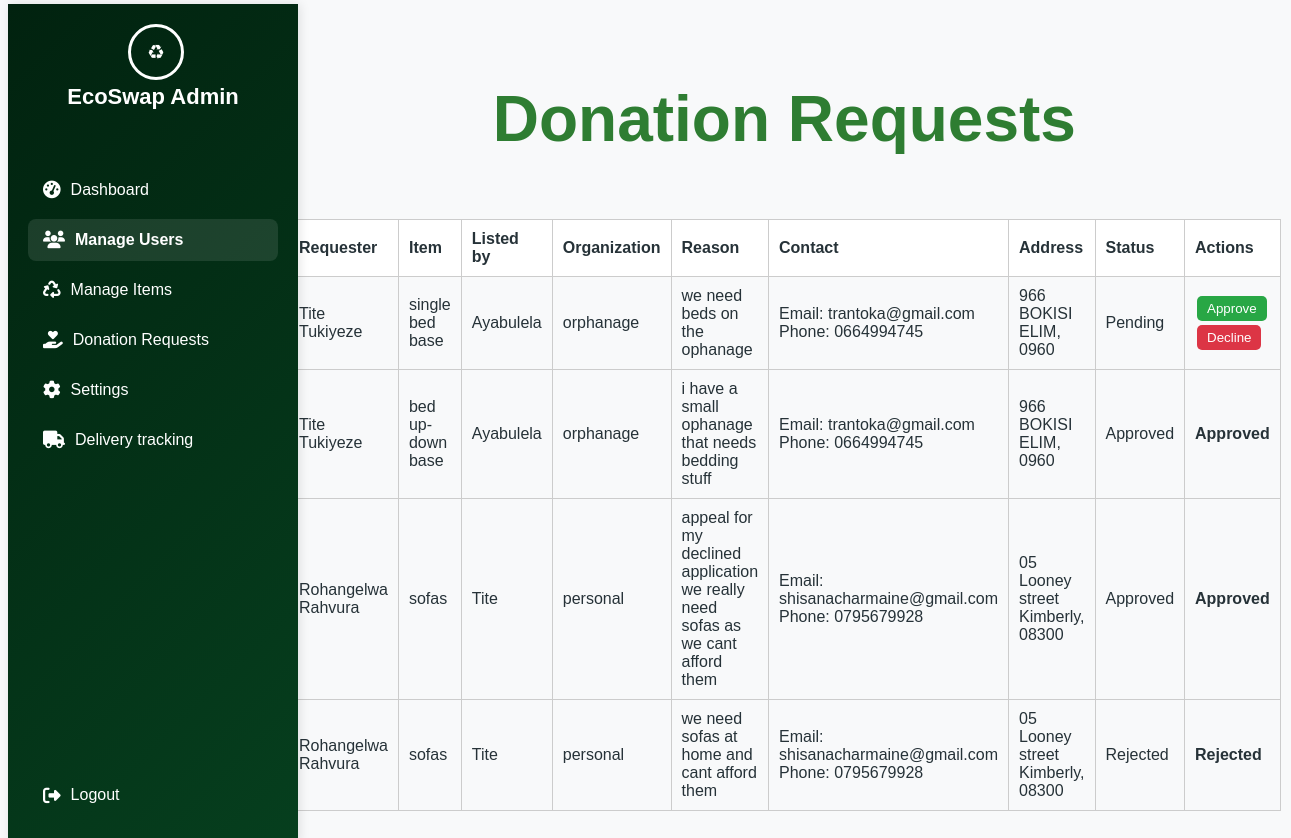
The app's page /donation_requests/ (signed in) with its own data.
### Ecoswap/models.py (models this page shows, shortened)
class DonationRequest(models.Model):
    STATUS_CHOICES = [
        ('pending', 'Pending'),
        ('approved', 'Approved'),
        ('scheduled', 'Scheduled'),
        ('rejected', 'Rejected'),
    ]
    item = models.ForeignKey(Item, on_delete=models.CASCADE)
    requester = models.ForeignKey(settings.AUTH_USER_MODEL, on_delete=models.CASCADE)
    reason = models.TextField()
    organization = models.CharField(max_length=100)
    full_name = models.CharField(max_length=100)
    phone = models.CharField(max_length=20)
    email = models.EmailField()
    address = models.CharField(max_length=255)
    city = models.CharField(max_length=100)
    postal_code = models.CharField(max_length=20)
    status = models.CharField(max_length=20, choices=STATUS_CHOICES, default='pending')
    scheduled_date = models.DateField(null=True, blank=True)
    scheduled_time = models.TimeField(null=True, blank=True)
    created_at = models.DateTimeField(auto_now_add=True)

class Item(models.Model):
    TRADE = 'trade'
    DONATE = 'donate'
    CATEGORY_CHOICES = [
        (DONATE, 'Donation'),
        (TRADE, 'Trade'),
    ]
    STATUS_CHOICES = [
        ('pending', 'Pending'),
        ('approved', 'Approved'),
    ]
    name = models.CharField(max_length=100)
    description = models.TextField()
    category = models.CharField(max_length=10, choices=CATEGORY_CHOICES)
    owner = models.ForeignKey(settings.AUTH_USER_MODEL, on_delete=models.CASCADE)
    image = models.ImageField(upload_to='items_images/', blank=True, null=True, default='images/default-image.png')
    created_at = models.DateTimeField(auto_now_add=True)
    approved = models.BooleanField(default=False)
    condition = models.CharField(max_length=50, default='Good')  # e.g., New, Good, Fair, Poor
    status = models.CharField(max_length=50, default='Available')  # e.g., Available, Not Available
    item_status = models.CharField(max_length=10, choices=STATUS_CHOICES, default='pending')
    created_at = models.DateTimeField(auto_now_add=True)

class CustomUser(AbstractUser):
    theme = models.CharField(max_length=20, default='light')
    address = models.CharField(max_length=255, blank=True, null=True)
    nickname = models.CharField(max_length=50, blank=True, null=True)
    full_name = models.CharField(max_length=100)
    phone_number = models.CharField(max_length=15)
    alternative_phone_number = models.CharField(max_length=15, blank=True, null=True)
    GENDER_CHOICES = [
        ('M', 'Male'),
        ('F', 'Female'),
        ('O', 'Other'),
    ]
    gender = models.CharField(max_length=1, choices=GENDER_CHOICES)
    objects = CustomUserManager()

### Ecoswap/views.py (the view)
# urls.py: path('donation_requests/', views.donation_requests, name='donate_requests'),
@staff_member_required
def donation_requests(request):
      donation_requests = DonationRequest.objects.all().order_by('-created_at')
      return render(request, 'admin/donation_requests.html', {'donation_requests': donation_requests})

### Ecoswap/templates/admin/donation_requests.html (shortened to what this page needs)
<!DOCTYPE html>
<html lang="en">
<head>
    <link rel="stylesheet" href="https://cdnjs.cloudflare.com/ajax/libs/font-awesome/6.5.0/css/all.min.css"/>
<div class="sidebar">
  <div>
    <div class="logo">
      <div class="recycling-logo"><div class="recycling-arrow"></div></div>
      <h2>EcoSwap Admin</h2>
    </div>
    <a href="/admin_dashboard"><i class="fas fa-tachometer-alt"></i> Dashboard</a>
    <a href="/manage_user" class="active"><i class="fas fa-users"></i> Manage Users</a>
    <a href="/manage_items"><i class="fas fa-recycle"></i> Manage Items</a>
    <a href="/donation_requests"><i class="fas fa-hand-holding-heart"></i> Donation Requests</a>
    <a href="/settings"><i class="fas fa-cog"></i> Settings</a>
    <a href="/logistic"><i class="fas fa-truck"></i> Delivery tracking</a>
  </div>
  <div>
    <a href="/login" class="logout-btn"><i class="fas fa-sign-out-alt"></i> Logout</a>
  </div>
</div>
<div class="content">
    <div class="dashboard-header">
        <h1>Donation Requests</h1>
    </div>
    <div class="container">
        {% if donation_requests %}
            <table class="donation-table">
                <thead>
                    <tr>
                        <th>Requester</th>
                        <th>Item</th>
                        <th>Listed by</th>
                        <th>Organization</th>
                        <th>Reason</th>
                        <th>Contact</th>
                        <th>Address</th>
                        <th>Status</th>
                        <th>Actions</th>
                    </tr>
                </thead>
                <tbody>
                    {% for request in donation_requests %}
                    <tr>
                        <td>{{ request.full_name }}</td>
                        <td>{{ request.item.name }}</td>
                        <td>{{ request.item.owner.username }}</td>
                        <td>{{ request.organization }}</td>
                        <td>{{ request.reason }}</td>
                        <td>
                            Email: {{ request.email }}<br>
                            Phone: {{ request.phone }}
                        </td>
                        <td>
                            {{ request.address }}<br>
                            {{ request.city }}, {{ request.postal_code }}
                        </td>
                        <td>{{ request.status|title }}</td>
                        <td>
                            {% if request.status == 'pending' %}
                                <button type="button" class="btn btn-success" onclick="openApproveModal({{ request.id }})">
                                Approve
                              </button>
                                <button type="button" class="btn btn-danger" onclick="openDeclineModal({{ request.id }})">
                               Decline
                               </button>
                            {% else %}
                                <span class="status-msg">{{ request.status|title }}</span>
                            {% endif %}
                        </td>
                    </tr>
                    {% endfor %}
                </tbody>
            </table>
        {% else %}
          <div class="no-requests">
  <p>No donation requests at the moment.</p>
</div>
        {% endif %}
    </div>
</div>
</body>
</html>

### Ecoswap/templates/admin/donation_requests.html (style rules this page uses)
:root { --primary: #2e7d32; --primary-dark: #1b5e20; --accent: #81c784; --dark: #263238; --light-bg: #e8f5e9; --white: #fff; --shadow: 0 4px 20px rgba(0, 0, 0, 0.08); --bg-color: #f8f9fa; --card-bg: #ffffff; --text-color: #263238; --sidebar-bg: linear-gradient(135deg, #01220f, #063f1e); --sidebar-text: white; --input-bg: #ffffff; --border-color: #e0e0e0; --hover-color: rgba(0, 0, 0, 0.05); }
.sidebar { width: 250px; background: var(--sidebar-bg); color: var(--sidebar-text); padding: 20px; display: flex; flex-direction: column; justify-content: space-between; position: fixed; height: 100vh; box-shadow: 2px 0 10px rgba(0, 0, 0, 0.1); z-index: 100; }
.logo { display: flex; flex-direction: column; align-items: center; margin-bottom: 40px; }
.logo h2 { font-size: 22px; font-weight: 600; color: var(--sidebar-text); margin-top: 10px; }
.logo .recycling-logo { position: relative; width: 50px; height: 50px; }
.logo .recycling-arrow { position: absolute; width: 100%; height: 100%; border: 3px solid var(--sidebar-text); border-radius: 50%; animation: rotate 5s linear infinite; }
.logo .recycling-arrow::before { content: "♻"; position: absolute; top: 50%; left: 50%; transform: translate(-50%, -50%); font-size: 20px; color: var(--sidebar-text); }
.sidebar a { display: flex; align-items: center; color: var(--sidebar-text); text-decoration: none; padding: 12px 15px; margin-bottom: 8px; border-radius: 8px; transition: all 0.3s ease; font-weight: 500; }
.sidebar a i { margin-right: 10px; font-size: 1.1rem; }
.sidebar a.active { background-color: rgba(255, 255, 255, 0.1); font-weight: 600; }
.logout-btn { color: #e53935; text-decoration: none; padding: 12px; border-radius: 8px; display: flex; align-items: center; transition: all 0.3s; }
.content { margin-left: 250px; padding: 30px; width: calc(100% - 250px); }
.dashboard-header { display: flex; justify-content: center; margin-top: 1px; font-size: 2rem; color: var(--primary); font-weight: 400px; }
.donation-table { width: 100%; border-collapse: collapse; margin-top: 20px; }
.donation-table th, .donation-table td { border: 1px solid #ccc; padding: 10px; text-align: left; }
.donation-table th { background-color: var(--card-bg); }
.btn { padding: 5px 10px; margin: 2px; border: none; cursor: pointer; border-radius: 5px; color: white; }
.btn-success { background-color: #28a745; }
.btn-danger { background-color: #dc3545; }
.status-msg { font-weight: bold; }

### records on screen
DonationRequest: full_name "Tite Tukiyeze", item.name "single bed base", item.owner.username "Ayabulela", organization "orphanage", reason "we need beds on the ophanage", email "trantoka@gmail.com", phone "0664994745", address "966 BOKISI", city "ELIM", postal_code "0960", status "Pending"
DonationRequest: full_name "Tite Tukiyeze", item.name "bed up-down base", item.owner.username "Ayabulela", organization "orphanage", reason "i have a small ophanage that needs bedding stuff", email "trantoka@gmail.com", phone "0664994745", address "966 BOKISI", city "ELIM", postal_code "0960", status "Approved"
DonationRequest: full_name "Rohangelwa Rahvura", item.name "sofas", item.owner.username "Tite", organization "personal", reason "appeal for my declined application we really need sofas as we cant afford them", email "shisanacharmaine@gmail.com", phone "0795679928", address "05 Looney street", city "Kimberly", postal_code "08300", status "Approved"
DonationRequest: full_name "Rohangelwa Rahvura", item.name "sofas", item.owner.username "Tite", organization "personal", reason "we need sofas at home and cant afford them", email "shisanacharmaine@gmail.com", phone "0795679928", address "05 Looney street", city "Kimberly", postal_code "08300", status "Rejected"
